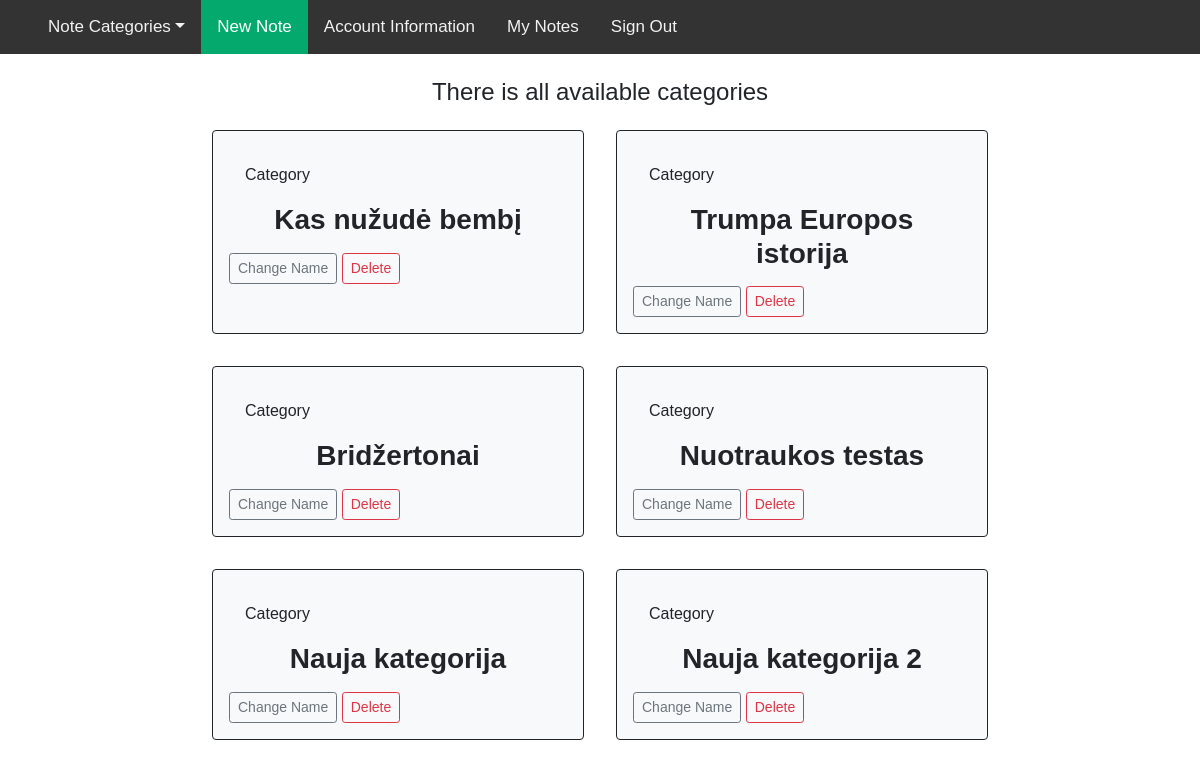
The page /edit_category (signed in) on the database as committed earlier.
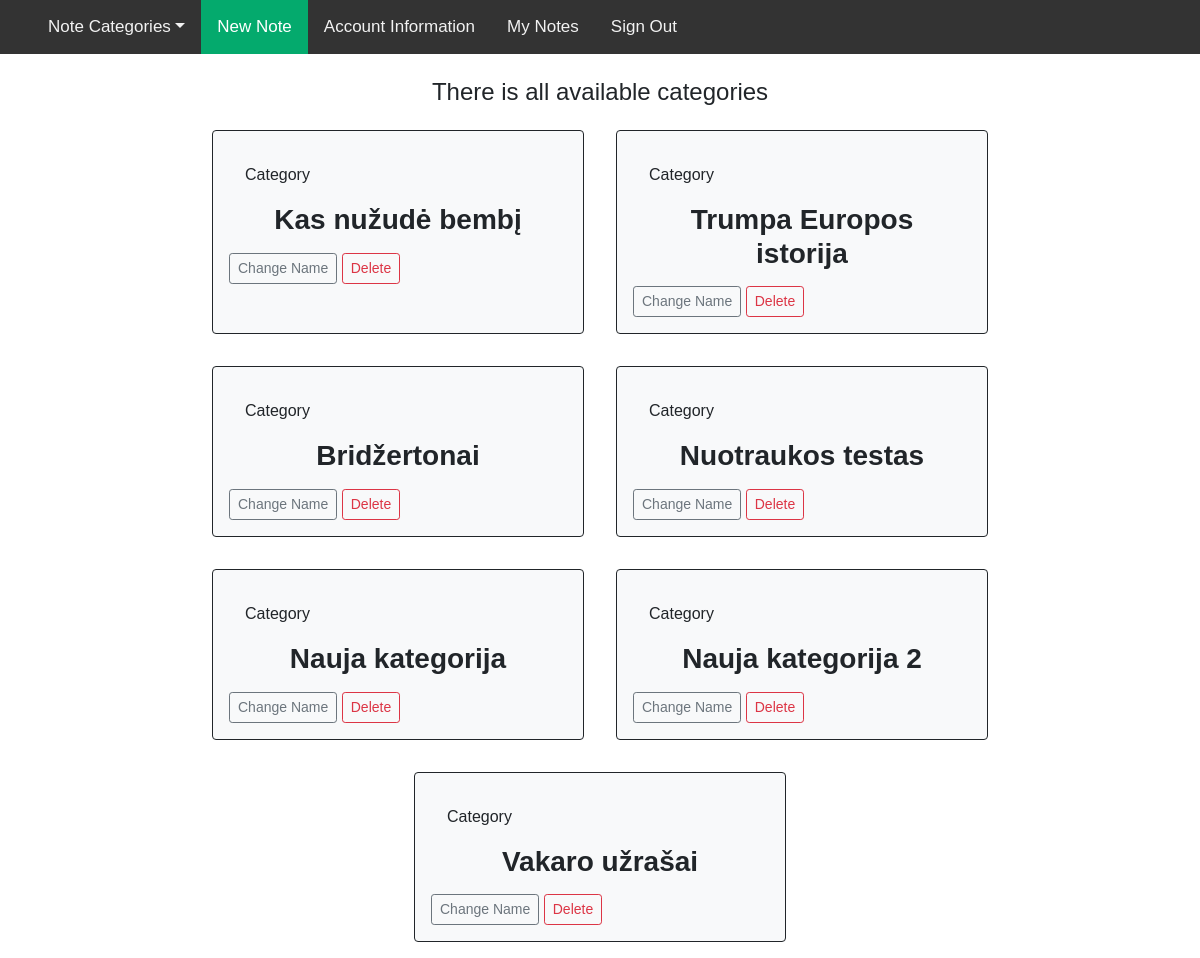
The same page on the database as committed later.
### main.py (models this page shows, shortened)
class Books(db.Model):
    __tablename__ = 'books'
    id = db.Column(db.Integer, primary_key=True)
    book_name = db.Column(db.String(100), nullable=False)
    image_file = db.Column(db.String(20), nullable=False, default='default.jpg')
    user_id = db.Column(db.Integer, db.ForeignKey("user.id"))
    user = db.relationship("User")
    author_id = db.Column(db.Integer, db.ForeignKey("author.id"))
    author = db.relationship("Author")

### main.py (the view)
@app.route('/edit_category', methods=['POST', 'GET'])
@login_required
def available_books():
    try:
        all_books = Books.query.all()
    except:
        all_books = []
    return render_template("edit_category.html", all_books=all_books)

### main.py (called while the page is built)
@login_manager.user_loader
def load_user(user_id):
    return User.query.get(user_id)

### templates/edit_category.html (shortened to what this page needs)
{% extends "base.html" %}
{% block content %}
<div class="text-center">
    <h4>There is all available categories</h4>
</div>
<div class="d-flex flex-wrap justify-content-center">
    {% if all_books %}
    {% for books in all_books %}
    {% if books.user.id == null %}
    <div class="col-5 col-sm-4 p-3 m-3 border border-dark rounded-2 bg-light">
        <div class="m-3">
            <p>Category</p>
            <h3 class="text-center"><strong>{{ books.book_name }}</strong></a></h3>
        </div>
            <a href="#" class="btn btn-outline-secondary btn-sm">Change Name</a>
            <a href="#" class="btn btn-outline-danger btn-sm">Delete</a>
    </div>
    {% endif %}
    {% endfor %}
    {% endif %}
</div>
{% endblock %}

Rows that differ between the two databases and show on the page:
added Books: book_name "Vakaro užrašai"
